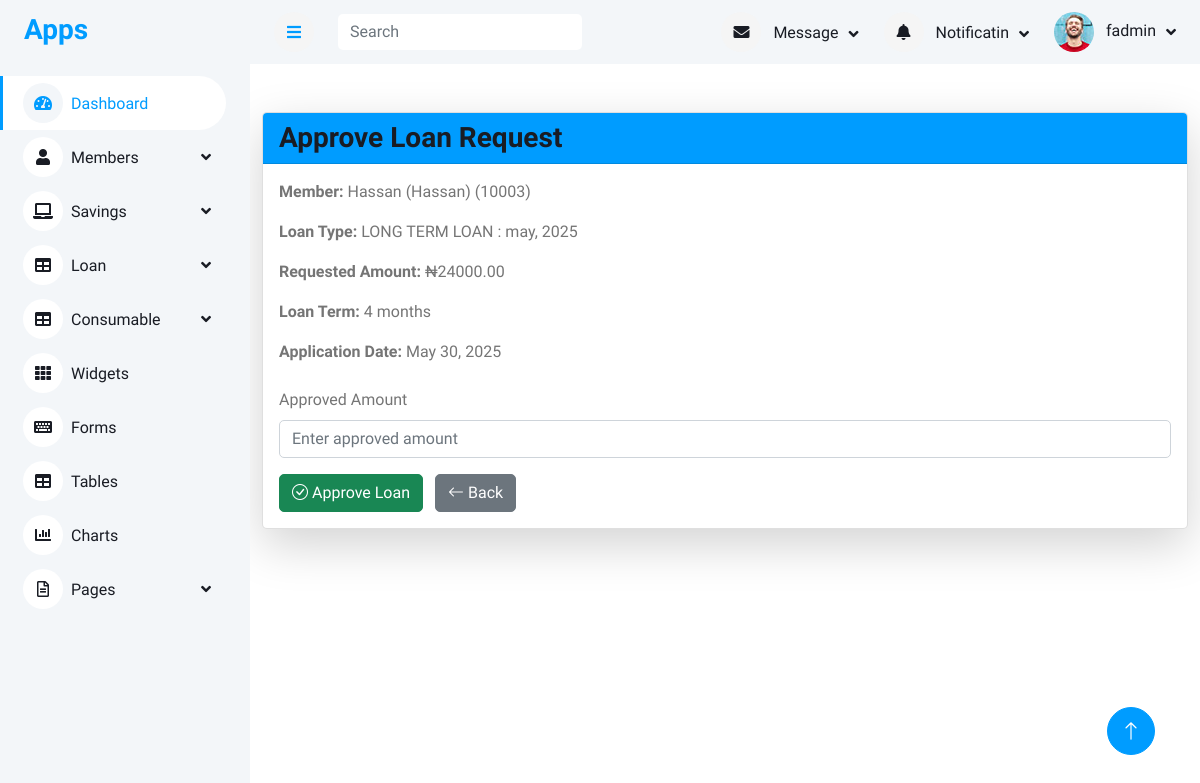
Page /approve_loan_request/15/ (signed in) on the committed database.
### accounts/models.py (models this page shows, shortened)
class User(AbstractUser):
    first_name = models.CharField(max_length=100)
    last_name = models.CharField(max_length=100)
    other_name = models.CharField(max_length=100)
    date_of_birth = models.DateField(blank=True,null=True)
    username = models.CharField(max_length=100, unique=True)
    department = models.CharField(max_length=100)
    unit = models.CharField(max_length=100)
    gender = models.ForeignKey(Gender, on_delete=models.CASCADE, blank=True, null=True)
    group = models.ForeignKey(UserGroup, on_delete=models.CASCADE, blank=True, null=True)
    marital_status = models.ForeignKey(MaritalStatus,on_delete=models.SET_NULL, null=True, blank=True)
    religion = models.ForeignKey(Religion, on_delete=models.SET_NULL, null=True, blank=True,)
    passport = models.ImageField(upload_to='passport', blank=True, null=True)
    member_number = models.CharField(max_length=100)
    def __str__(self):
        return f"{self.first_name} ({self.last_name})"

class Member(models.Model):
    member = models.OneToOneField(User, on_delete=models.SET_NULL, null=True, blank=True)
    ippis = models.IntegerField(unique=True)  # Required and unique
    total_savings = models.DecimalField(max_digits=12, decimal_places=2, blank=True, null=True)
    def __str__(self):
        return f"{self.member} ({self.ippis})"

### loan/models.py (models this page shows, shortened)
class LoanRequest(models.Model):
    member = models.ForeignKey(Member, on_delete=models.CASCADE, related_name="loan_requests")
    loan_type = models.ForeignKey(LoanType, on_delete=models.SET_NULL, null=True, blank=True)
    amount = models.DecimalField(max_digits=10, decimal_places=2)
    approved_amount = models.DecimalField(max_digits=10, decimal_places=2, null=True, blank=True)
    loan_term_months = models.PositiveIntegerField()
    application_date = models.DateField(default=today_date)
    approval_date = models.DateField(null=True, blank=True)
    status = models.CharField(max_length=20,choices=[ ("pending", "Pending"),("approved", "Approved"),("rejected", "Rejected"),  ("paid", "paid"),("paid", "paid") ], default="pending",)
    rejection_reason = models.TextField(blank=True, null=True)
    file_one = models.ImageField(upload_to='file_one', blank=True, null=True)
    bank_name = models.ForeignKey(BankName,on_delete=models.CASCADE)
    bank_code = models.ForeignKey(BankCode,on_delete=models.CASCADE)
    account_number  = models.CharField(max_length=100)
    guarantor_name  = models.CharField(max_length=100)
    guarantor_ippis  = models.CharField(max_length=100)
    guarantor_phone  = models.CharField(max_length=100)
    created_by = models.ForeignKey(User,on_delete=models.CASCADE)
    date_created = models.DateTimeField(auto_now_add=True)

class LoanType(models.Model):
    name = models.CharField(max_length=100)
    description = models.TextField(blank=True, null=True)
    max_amount = models.DecimalField(max_digits=12, decimal_places=2, null=True, blank=True)
    max_loan_term_months = models.PositiveIntegerField(null=True, blank=True)
    created_by = models.ForeignKey(User,on_delete=models.CASCADE)

### loan/views.py (the view, shortened to what this page needs)
# urls.py: path('approve_loan_request/<str:id>/',views.approve_loan_request,name='approve_loan_request'),
@login_required
@user_passes_test(is_admin)
def approve_loan_request(request, id):
    loan_request = get_object_or_404(LoanRequest, id=id, status='pending')
    context = {'loan_request': loan_request}
    return render(request, 'loan/approve_loan.html', context)

### loan/views.py (called while the page is built)
def is_admin(user):
    return user.is_staff

### templates/loan/approve_loan.html (shortened to what this page needs)
{% extends 'base/base.html' %}
{% load humanize %}
{% block content %}
<div class="container mt-5">
    <div class="card shadow-lg">
        <div class="card-header bg-primary text-white">
            <h3 class="mb-0">Approve Loan Request</h3>
        </div>
        <div class="card-body">
            <p><strong>Member:</strong> {{ loan_request.member }}</p>
            <p><strong>Loan Type:</strong> {{ loan_request.loan_type.name }}</p>
            <p><strong>Requested Amount:</strong> ₦{{ loan_request.amount }}</p>
            <p><strong>Loan Term:</strong> {{ loan_request.loan_term_months }} months</p>
            <p><strong>Application Date:</strong> {{ loan_request.application_date }}</p>
            <form method="post" class="mt-4">
                <div class="form-group mb-3">
                    <label for="approved_amount" class="form-label">Approved Amount</label>
                    <input type="number" step="0.01" name="approved_amount" id="approved_amount" class="form-control" placeholder="Enter approved amount" required>
                </div>
                <button type="submit" class="btn btn-success">
                    <i class="bi bi-check-circle"></i> Approve Loan
                </button>
                <a href="" class="btn btn-secondary ms-2">
                    <i class="bi bi-arrow-left"></i> Back
                </a>
            </form>
        </div>
    </div>
</div>
{% endblock content %}

### templates/include/navbar.html (shortened to what this page needs)
<nav class="navbar navbar-expand bg-light navbar-light sticky-top px-4 py-0">
    <a href="#" class="sidebar-toggler flex-shrink-0">
        <i class="fa fa-bars"></i>
    </a>
    <form method="get" action="{% url 'search_member' %}" class="d-none d-md-flex ms-4">
        <input class="form-control border-0" name="search_term" type="search" placeholder="Search">
    </form>
    <div class="navbar-nav align-items-center ms-auto">
        <div class="nav-item dropdown">
            <a href="#" class="nav-link dropdown-toggle" data-bs-toggle="dropdown">
                <i class="fa fa-envelope me-lg-2"></i>
                <span class="d-none d-lg-inline-flex">Message</span>
            </a>
        </div>
        <div class="nav-item dropdown">
            <a href="#" class="nav-link dropdown-toggle" data-bs-toggle="dropdown">
                <i class="fa fa-bell me-lg-2"></i>
                <span class="d-none d-lg-inline-flex">Notificatin</span>
            </a>
        </div>
        <div class="nav-item dropdown">
            <a href="#" class="nav-link dropdown-toggle" data-bs-toggle="dropdown">
                <img class="rounded-circle me-lg-2" src="/static/img/user.jpg" alt=""
                    style="width: 40px; height: 40px;">
                <span class="d-none d-lg-inline-flex">{{request.user.first_name}}</span>
            </a>
        </div>
    </div>
</nav>

### static/css/style.css (style rules this page uses)
:root { --primary: #009CFF; --light: #F3F6F9; --dark: #191C24; }
.btn { transition: .5s; }
.content .navbar .navbar-nav .nav-link { margin-left: 25px; padding: 12px 0; color: var(--dark); outline: none; }
.content .navbar .sidebar-toggler, .content .navbar .navbar-nav .nav-link i { width: 40px; height: 40px; display: inline-flex; align-items: center; justify-content: center; background: #f5f5f5; border-radius: 40px; }
.content .navbar .dropdown-toggle::after { margin-left: 6px; vertical-align: middle; border: none; content: "\f107"; font-family: "Font Awesome 5 Free"; font-weight: 900; transition: .5s; }

### rows in the picture
User: user.first_name "fadmin"
LoanRequest: member "Hassan (Hassan) (10003)", loan_type.name "LONG TERM LOAN : may, 2025", amount "24000.00", loan_term_months "4", application_date "May 30, 2025"
